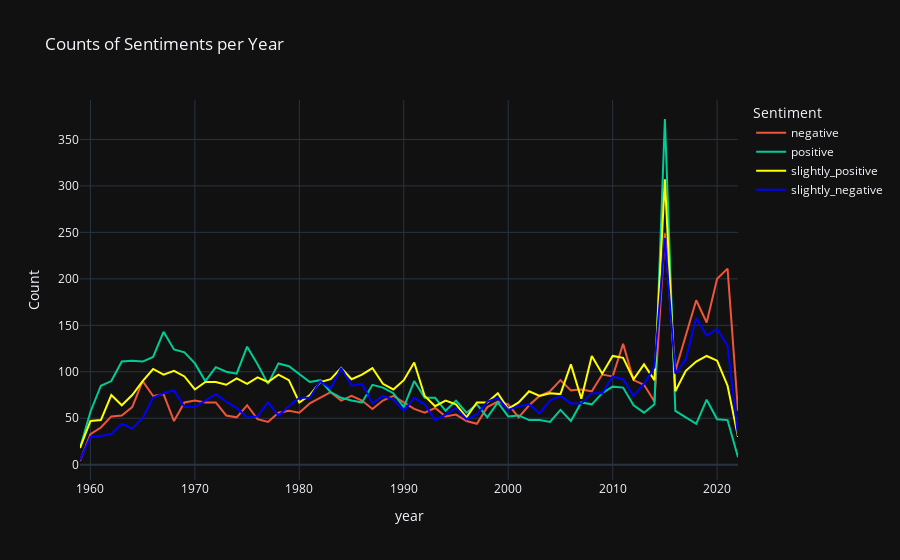

Notebook cell for this chart:
### Code cell
import plotly.express as px

# Filter out years before 1958
sent_by_year = sent_by_year[sent_by_year['year'] > 1957]

# Plot counts of sentiment labels per year
fig1 = px.line(sent_by_year, x='year', y=['negative', 'positive', 'slightly_positive', 'slightly_negative'],
              color_discrete_map={'positive': '#00CC96', 'negative': '#EF553B', 'slightly_positive':'yellow', 'slightly_negative': 'blue'},
              title='Counts of Sentiments per Year',
              labels={'value': 'Count', 'variable': 'Sentiment', 'Year': 'Year'},
            template="plotly_dark")


fig1.show()

### Figure 1 — Plotly figure (JSON) as saved in the notebook; plotly's stock layout.template omitted (floating-point values rounded to 4 significant figures)
{"data": [{"hovertemplate": "Sentiment=negative<br>year=%{x}<br>Count=%{y}<extra></extra>", "legendgroup": "negative", "line": {"color": "#EF553B", "dash": "solid"}, "marker": {"symbol": "circle"}, "mode": "lines", "name": "negative", "orientation": "v", "showlegend": true, "type": "scatter", "x": [1959, 1960, 1961, 1962, 1963, 1964, 1965, 1966, 1967, 1968, 1969, 1970, 1971, 1972, 1973, 1974, 1975, 1976, 1977, 1978, 1979, 1980, 1981, 1982, 1983, 1984, 1985, 1986, 1987, 1988, 1989, 1990, 1991, 1992, 1993, 1994, 1995, 1996, 1997, 1998, 1999, 2000, 2001, 2002, 2003, 2004, 2005, 2006, 2007, 2008, 2009, 2010, 2011, 2012, 2013, 2014, 2015, 2016, 2017, 2018, 2019, 2020, 2021, 2022], "xaxis": "x", "y": [4, 33, 40, 52, 53, 62, 90, 74, 76, 47, 67, 69, 67, 67, 53, 51, 64, 49, 46, 56, 58, 56, 66, 72, 78, 69, 74, 69, 60, 69, 74, 67, 60, 56, 61, 52, 54, 47, 44, 62, 68, 65, 51, 64, 74, 79, 91, 80, 81, 79, 97, 95, 130, 91, 86, 68, 249, 101, 138, 177, 153, 200, 211, 58], "yaxis": "y"}, {"hovertemplate": "Sentiment=positive<br>year=%{x}<br>Count=%{y}<extra></extra>", "legendgroup": "positive", "line": {"color": "#00CC96", "dash": "solid"}, "marker": {"symbol": "circle"}, "mode": "lines", "name": "positive", "orientation": "v", "showlegend": true, "type": "scatter", "x": [1959, 1960, 1961, 1962, 1963, 1964, 1965, 1966, 1967, 1968, 1969, 1970, 1971, 1972, 1973, 1974, 1975, 1976, 1977, 1978, 1979, 1980, 1981, 1982, 1983, 1984, 1985, 1986, 1987, 1988, 1989, 1990, 1991, 1992, 1993, 1994, 1995, 1996, 1997, 1998, 1999, 2000, 2001, 2002, 2003, 2004, 2005, 2006, 2007, 2008, 2009, 2010, 2011, 2012, 2013, 2014, 2015, 2016, 2017, 2018, 2019, 2020, 2021, 2022], "xaxis": "x", "y": [18, 57, 85, 90, 111, 112, 111, 116, 143, 124, 121, 109, 90, 105, 100, 98, 127, 108, 87, 109, 106, 97, 89, 91, 78, 72, 69, 67, 86, 83, 77, 62, 90, 72, 72, 58, 69, 56, 65, 51, 67, 52, 53, 48, 48, 46, 59, 47, 67, 65, 77, 84, 83, 64, 56, 65, 372, 58, 51, 44, 70, 49, 48, 8], "yaxis": "y"}, {"hovertemplate": "Sentiment=slightly_positive<br>year=%{x}<br>Count=%{y}<extra></extra>", "legendgroup": "slightly_positive", "line": {"color": "yellow", "dash": "solid"}, "marker": {"symbol": "circle"}, "mode": "lines", "name": "slightly_positive", "orientation": "v", "showlegend": true, "type": "scatter", "x": [1959, 1960, 1961, 1962, 1963, 1964, 1965, 1966, 1967, 1968, 1969, 1970, 1971, 1972, 1973, 1974, 1975, 1976, 1977, 1978, 1979, 1980, 1981, 1982, 1983, 1984, 1985, 1986, 1987, 1988, 1989, 1990, 1991, 1992, 1993, 1994, 1995, 1996, 1997, 1998, 1999, 2000, 2001, 2002, 2003, 2004, 2005, 2006, 2007, 2008, 2009, 2010, 2011, 2012, 2013, 2014, 2015, 2016, 2017, 2018, 2019, 2020, 2021, 2022], "xaxis": "x", "y": [18, 47, 48, 75, 64, 75, 90, 103, 97, 101, 95, 81, 89, 89, 86, 93, 87, 94, 89, 97, 91, 67, 75, 89, 92, 104, 92, 97, 104, 87, 81, 91, 110, 74, 63, 69, 65, 51, 67, 67, 77, 60, 67, 79, 74, 77, 76, 108, 71, 117, 98, 117, 115, 92, 108, 91, 307, 79, 101, 111, 117, 112, 85, 30], "yaxis": "y"}, {"hovertemplate": "Sentiment=slightly_negative<br>year=%{x}<br>Count=%{y}<extra></extra>", "legendgroup": "slightly_negative", "line": {"color": "blue", "dash": "solid"}, "marker": {"symbol": "circle"}, "mode": "lines", "name": "slightly_negative", "orientation": "v", "showlegend": true, "type": "scatter", "x": [1959, 1960, 1961, 1962, 1963, 1964, 1965, 1966, 1967, 1968, 1969, 1970, 1971, 1972, 1973, 1974, 1975, 1976, 1977, 1978, 1979, 1980, 1981, 1982, 1983, 1984, 1985, 1986, 1987, 1988, 1989, 1990, 1991, 1992, 1993, 1994, 1995, 1996, 1997, 1998, 1999, 2000, 2001, 2002, 2003, 2004, 2005, 2006, 2007, 2008, 2009, 2010, 2011, 2012, 2013, 2014, 2015, 2016, 2017, 2018, 2019, 2020, 2021, 2022], "xaxis": "x", "y": [5, 30, 31, 33, 44, 39, 50, 72, 77, 80, 62, 62, 69, 76, 68, 61, 51, 52, 67, 53, 63, 72, 72, 90, 82, 104, 85, 87, 66, 74, 70, 58, 72, 65, 48, 54, 61, 49, 54, 68, 72, 59, 63, 65, 55, 69, 74, 66, 66, 77, 77, 95, 92, 74, 87, 105, 244, 98, 113, 158, 139, 146, 128, 31], "yaxis": "y"}], "layout": {"legend": {"title": {"text": "Sentiment"}, "tracegroupgap": 0}, "title": {"text": "Counts of Sentiments per Year"}, "xaxis": {"anchor": "y", "domain": [0, 1], "title": {"text": "year"}}, "yaxis": {"anchor": "x", "domain": [0, 1], "title": {"text": "Count"}}}}
